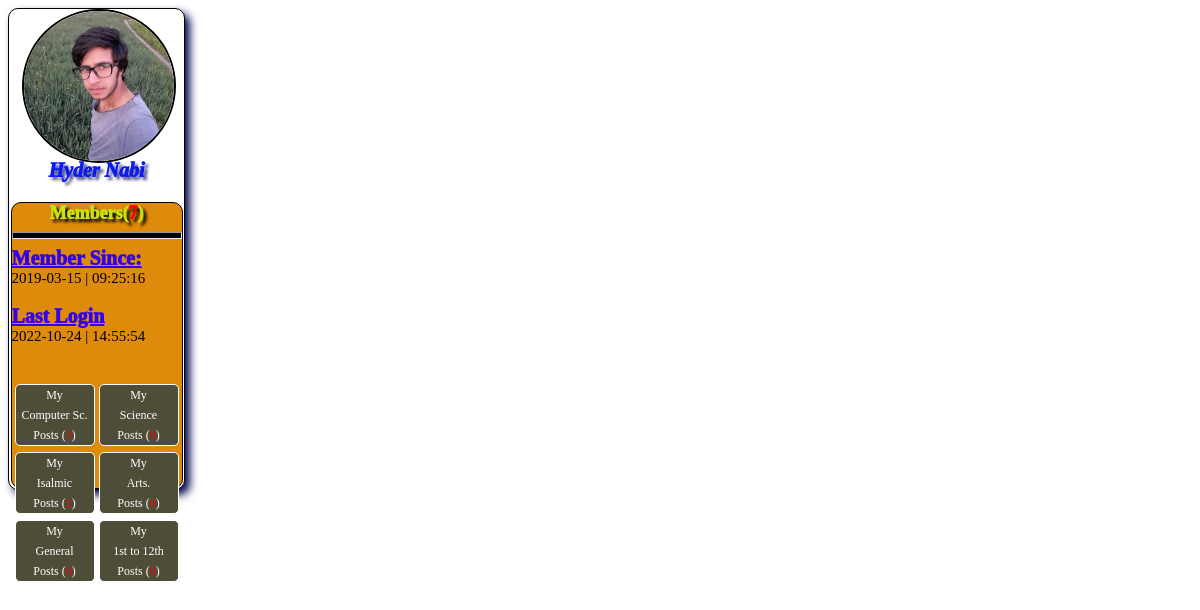
Screenshot of /Func/navigation.php (signed in) with the database file from the repository.
### tables this page shows
CREATE TABLE `media` (
  `media_id` int(11) NOT NULL,
  `user_id` int(11) NOT NULL,
  `profilepic` text NOT NULL,
  `backgrnd` varchar(1000) NOT NULL DEFAULT 'a.jpg',
  `caption` varchar(60) NOT NULL DEFAULT 'A picture is worth,more than thousand words.'
);

CREATE TABLE `user` (
  `user_id` int(11) NOT NULL,
  `fname` varchar(100) NOT NULL,
  `lname` varchar(100) NOT NULL,
  `cnumber` varchar(10) NOT NULL,
  `password` varchar(50) NOT NULL,
  `email` varchar(50) NOT NULL,
  `gender` text NOT NULL,
  `field` text NOT NULL,
  `date` date NOT NULL,
  `time` time NOT NULL,
  `login_date` date NOT NULL,
  `login_time` time NOT NULL
);

### Func/navigation.php (the view, shortened to what this page needs)
 <?php
 include("../inclFiles/connect.php");
$key = $_SESSION['key'];
$pas = $_SESSION['pass'];
	$getName = "SELECT * FROM user WHERE cnumber = '".$key."' AND password = '".$pas."' limit 1 ";
	$run_getName = mysqli_query($mycon, $getName);
	if($run_getName)
	{
		$name_array = mysqli_fetch_array($run_getName, MYSQLI_ASSOC);
		$userID = $name_array['user_id'];
		$fname = $name_array['fname'];
		$lname = $name_array['lname'];
		$date = $name_array['date'];
		$time = $name_array['time'];
		$login = $name_array['login_date'];
		$logint = $name_array['login_time'];
	}
	$getmedia = "SELECT * FROM media WHERE user_id = '".$userID."' limit 1";
	$run_getmedia = mysqli_query($mycon, $getmedia);
	if($run_getmedia)
	{
		$media_array = mysqli_fetch_array($run_getmedia, MYSQLI_ASSOC);
		$profilepic = $media_array['profilepic'];
	}
function UserCount()
{       global $mycon;
        $user_count = "SELECT * FROM user";
		$run_user_count = mysqli_query($mycon, $user_count);
		if($run_user_count)
		{
			$total = mysqli_num_rows($run_user_count);
			echo $total;
		}
}
function CountMyPosts($tableName){
  global $mycon;
  global $userID;
		$MyPosts_count = "SELECT * FROM $tableName Where user_id = '".$userID."' ";
		$run_MyPosts_count = mysqli_query($mycon, $MyPosts_count);
		if($run_MyPosts_count)
		{
			$total = mysqli_num_rows($run_MyPosts_count);
			echo $total;
		}
}
 ?>
 <html>
 <head>
   <Link  type = "text/css" href = "../Styles/navigation.css"  rel = "stylesheet" />
 </head>
 <body>
 <div id="leftContent">
					         <div id="upper_leftContrent">
                         <center>
		          	   	 <div id="prodivision">
		          	     	<a href="profle/uploads/<?php echo $profilepic ?>" target="body"><img id="secondaryprofile" src="profle/uploads/<?php echo $profilepic; ?>"
							alt="Profile"/></a>
		          	   	</div>
						</center>
						    <center>
					        <a href="profle/profile.php?userID=<?php echo $userID; ?>" target="body" style="text-decoration: none;">
							    <text id="textsecond">
								<?php
                              echo"$fname"." $lname";
						   ?>
                       </text>
							  </a>
							  </center>
							  <div id="leftNav">
                                                 <center>
												      <a id="linkk" href="profle/members.php" target = "body" style="text-decoration: none;">
												                Members(<font style = "color: red;"><?php UserCount();?></font>)
													</a>
												 </center>
												<hr style=" height: 5px; background-color: #000000; ">
												   <text id="extra">Member Since:</text> <br/><text id="extrastuff"><?php echo$date." | ".$time;?></text><br/><br/>
												    <text id="extra">Last Login</text><br/> <text id="extrastuff"><?php echo$login." | ".$logint; ?></text><br/><br/><br/>
		                                                <table>
			                                            <tr>
													           <td><a style="text-decoration: none;" href="myposts/mycomputer.php" target="body"><div id = "logout">My<br/>Computer Sc.<br/>Posts (<font style = "color: red;"><?php CountMyPosts($tab="computerposts")?></font>)</div></a></td>
															   <td><a style="text-decoration: none;" href="myposts/myscience.php" target="body"><div id = "logout">My<br/>Science<br/>Posts (<font style = "color: red;"><?php CountMyPosts($tab="scienceposts")?></font>)</div></a></td>
														<tr>
													           <td><a style="text-decoration: none;" href="myposts/myislamic.php" target="body"><div id = "logout">My<br/>Isalmic<br/>Posts (<font style = "color: red;"><?php CountMyPosts($tab="islamicposts")?></font>)</div></a></td>
															   <td><a style="text-decoration: none;" href="myposts/myarts.php" target="body"><div id = "logout">My<br/>Arts.<br/>Posts (<font style = "color: red;"><?php CountMyPosts($tab="artsposts")?></font>)</div></a></td>
														<tr>
													           <td><a style="text-decoration: none;" href="myposts/mygeneral.php" target="body"><div id = "logout">My<br/>General<br/>Posts (<font style = "color: red;"><?php CountMyPosts($tab="generalposts")?></font>)</div></a></td>
															   <td><a style="text-decoration: none;" href="myposts/myother.php" target="body"><div id = "logout">My<br/>1st to 12th<br/>Posts (<font style = "color: red;"><?php CountMyPosts($tab="otherposts")?></font>) </div></a></td>
														</table>
								 </div>
                            </div>
		          	   </div>
		</body>
	</html>

### Styles/navigation.css (style rules this page uses)
#leftContent { width: 175px; float: left; }
#upper_leftContrent { background-color: #ffffff; border-radius: 10px; box-shadow: rgba(5, 10, 80, 1) 5px 5px 8px; width: 175px; border: solid 1px #000000; margin-bottom: 27px; }
#prodivision { width: 150px; height: 150px; }
#secondaryprofile { height: 150px; width: 150px; border-radius: 125px; border: solid 2px #000000; }
#textsecond { font-family: "Gill Sans", Comic sans ms; font-size: 20px; color: #0c1af1; text-shadow: 3px 3px 3px #484b82; font-weight: 1000; font-style: italic; }
#leftNav { background-color: #de8a0b; height: 285px; width: 170px; margin-top: 20px; margin-left: auto; margin-right: auto; border: solid 1px #000000; border-radius: 10px; }
#linkk { color: #c5e60c; font-family: "Gill Sans"; font-size: 18px; text-shadow: 3px 3px 3px #000000; font-weight: 1000; font-style: bold; }
#extra { text-decoration: underline; color: #3000ef; font-family: "Gill Sans"; font-size: 20px; font-weight: 1000; font-style: bold; }
#extrastuff { color: #000000; font-family: "Gill Sans"; font-size: 15px; font-weight: 500; font-style: bold; }
#logout { width: 78px; height: 60px; border: solid 1px #ffffff; border-radius: 5px; line-height: 20px; text-align: center; background-color: #4d4d38; color: #ffffff; font-size: 12px; font-family: Yu Gothic UI Semibold; }

### rows the page displays
media: profilepic (picture)
user: fname "Hyder", lname "Nabi", date "2019-03-15", time "09:25:16", login_date "2022-10-24", login_time "14:55:54"

### other values shown
$total "7"
$total "3 0 2 0 0 0"
